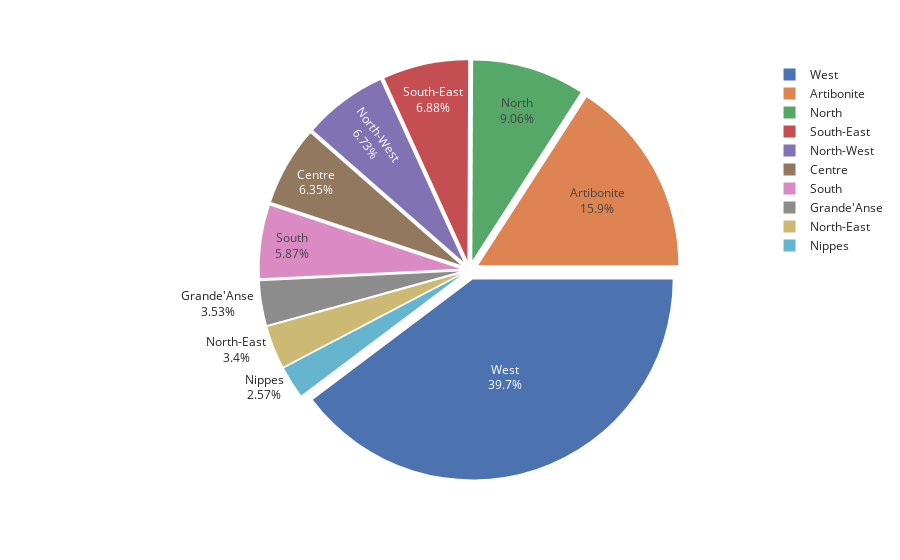

The code cell stored with this chart in its notebook:
### Code cell
#show different rate of fifthteen girl by department
fem = df_final.loc[:,['Departments','fithteen_female']]
fem = df_final.groupby('Departments')['fithteen_female'].sum().reset_index()
fem = df_final.sort_values('fithteen_female')
fig = px.pie(fem, names='Departments', values='fithteen_female', template='seaborn')
fig.update_traces(rotation=90, pull=0.05, textinfo="percent+label")
fig.show()

### Figure 1 — Plotly figure (JSON) as saved in the notebook; plotly's stock layout.template omitted (floating-point values rounded to 4 significant figures)
{"data": [{"domain": {"x": [0, 1], "y": [0, 1]}, "hovertemplate": "Departments=%{label}<br>fithteen_female=%{value}<extra></extra>", "labels": ["Nippes", "North-East", "Grande'Anse", "South", "Centre", "North-West", "South-East", "North", "Artibonite", "West"], "legendgroup": "", "name": "", "pull": 0.05, "rotation": 90, "showlegend": true, "textinfo": "percent+label", "type": "pie", "values": [2809.0, 3721.0, 3863.0, 6419.0, 6949.0, 7358.0, 7528.0, 9909.0, 17370.0, 43470.0]}], "layout": {"legend": {"tracegroupgap": 0}, "margin": {"t": 60}}}
